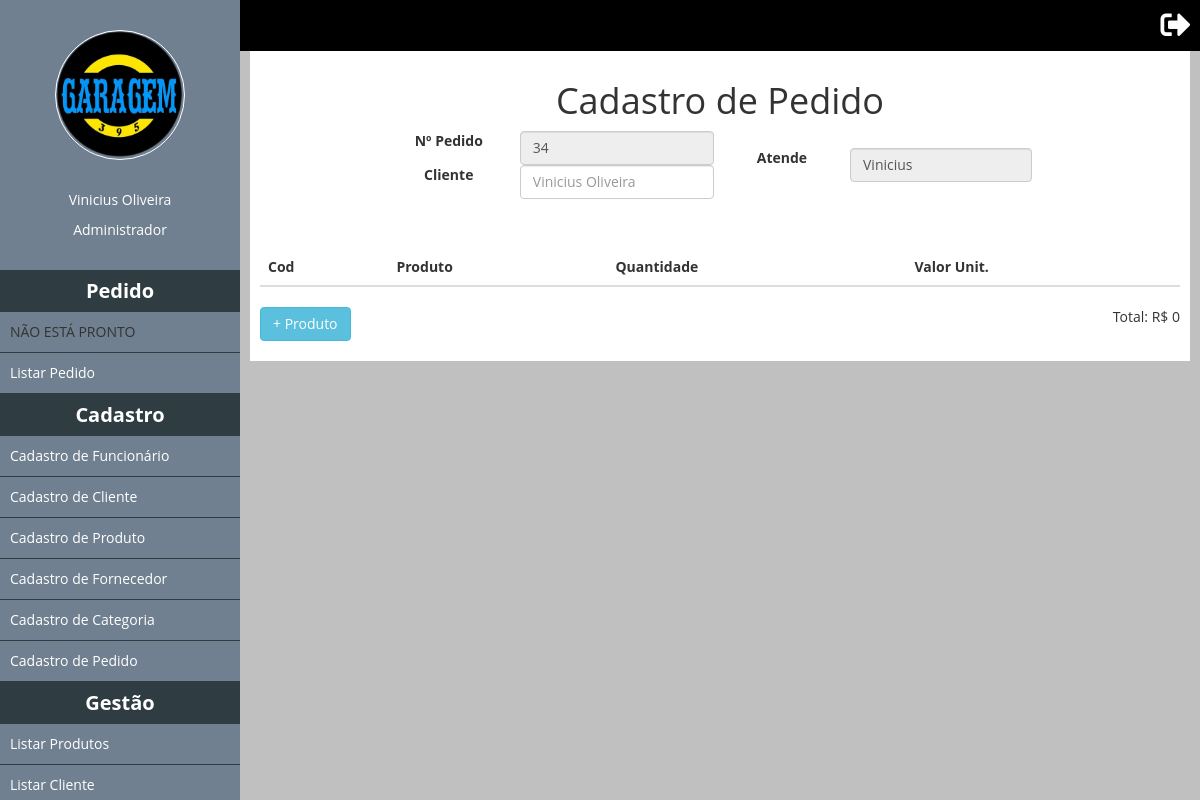
The page /CadastroPedido (signed in) on the database as committed earlier.
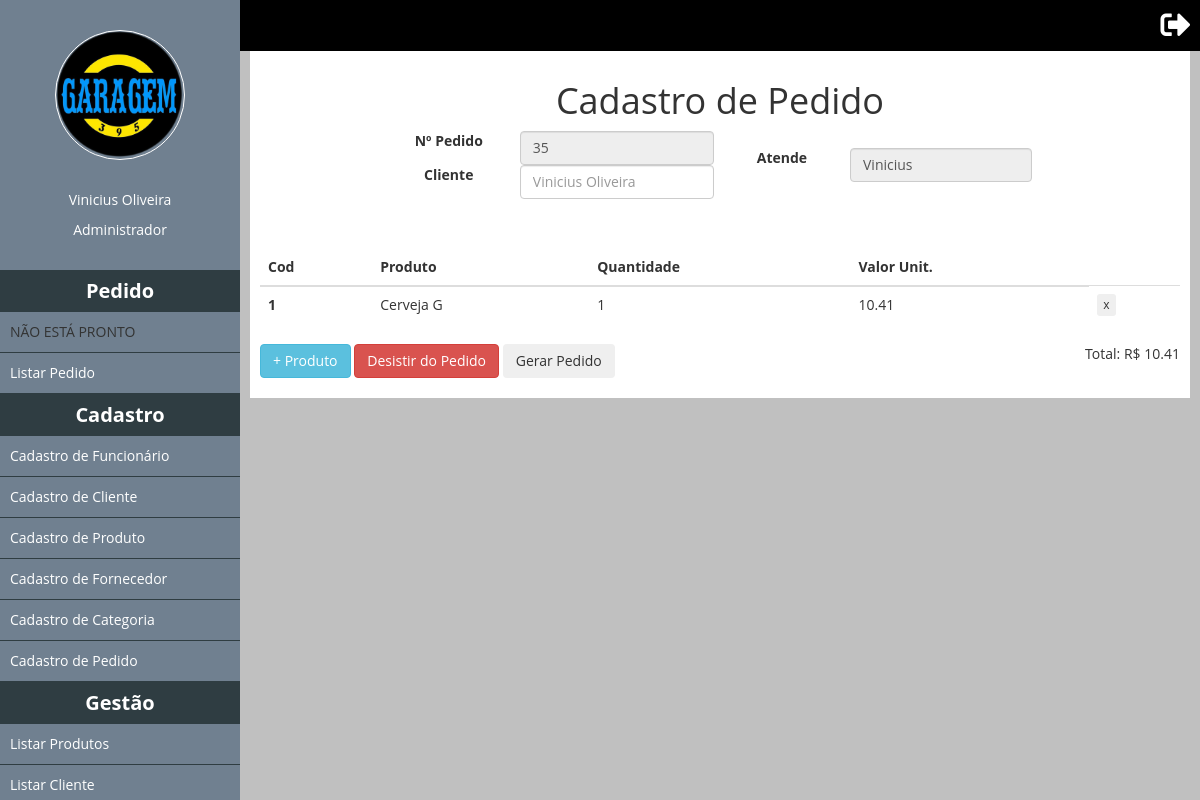
The same page on the database as committed later.
### tables this page shows
CREATE TABLE `tb_pedido` (
  `idpedido` int(11) NOT NULL,
  `cliente` varchar(200) DEFAULT 'Não informado',
  `id_funcionario` int(11) NOT NULL,
  `status` char(1) NOT NULL,
  `clienteCad` bit(1) NOT NULL,
  `total` decimal(10,2) NOT NULL
);

CREATE TABLE `tb_produto_pedido` (
  `id` int(11) NOT NULL,
  `qtd` int(11) NOT NULL,
  `id_pedido` int(11) NOT NULL,
  `id_produto` int(11) NOT NULL,
  `status` bit(1) NOT NULL
);

CREATE TABLE `tb_produto` (
  `idproduto` int(11) NOT NULL,
  `nome` varchar(255) NOT NULL,
  `id_categoria` int(1) NOT NULL,
  `estoque` int(11) NOT NULL,
  `preco_unit` decimal(10,2) NOT NULL,
  `id_fornecedor` int(11) NOT NULL,
  `status` bit(1) NOT NULL,
  `alerta_estoque` int(11) DEFAULT NULL
);

### classes/Mysql.php (called while the page is built)
<?php
	class Mysql
	{
		private static $pdo;
		public static function conectar(){
			if(self::$pdo == null){
				try{
					self::$pdo = new PDO('mysql:host='.HOST.';dbname='.DATABASE,USER,PASSWORD,array(PDO::MYSQL_ATTR_INIT_COMMAND => 'SET NAMES utf8'));
					self::$pdo->setAttribute(PDO::ATTR_ERRMODE,PDO::ERRMODE_EXCEPTION);
				}catch(Exception $e){
					echo '<h2>Erro ao conectar.</h2>';
				}
			}
			return self::$pdo;
		}
	}
?>

### pages/CadastroPedido.php (the view, shortened to what this page needs)
<div class="card-title mt-5 text-center">
   <h1>Cadastro de Pedido</h1>
   <table class="container-fluid">
   <tbody>
      <tr>
         <td>
            <?php
              $func = MySql::conectar()->prepare("
                  SELECT idfuncionario,nome
                  FROM tb_funcionario
                  WHERE idfuncionario = ?"
              );
              $func->execute(array(+$_SESSION['id']));
              $func = $func->fetch();
            $pedido = MySql::conectar()->prepare("
                SELECT *
                FROM tb_pedido
                WHERE status = 'C' AND id_funcionario = ?"
            );
            $pedido->execute(array(+$_SESSION['id']));
            if($pedido->rowCount() == 1){
              $pedido = $pedido->fetch();
            }
            ?>
            <form method="post" class="formatar">
               <fieldset>
                  <table>
                     <tr>
                        <td>
                           <div class="form-group">
                              <label class="col-md-4 control-label">Nº Pedido</label>
                              <div class="col-md-8 inputGroupContainer">
                              <input placeholder="Nome" name="nome" class="form-control" type="text" disabled value="<?php echo $pedido['idpedido'];?>"></div>
                           </div>
                           <div class="form-group">
                              <label class="col-md-4 control-label">Cliente</label>
                              <div class="col-md-8 inputGroupContainer">
                              <input placeholder="<?php echo $pedido['cliente'];?>" name="nome" class="form-control client" type="text"></div>
                           </div>
                        <td>
                           <div class="form-group">
                              <label class="col-md-4 control-label">Atende</label>
                              <div class="col-md-8 inputGroupContainer">
                              <input placeholder="Endereço" name="endereco" class="form-control" type="text" disabled value="<?php echo $func['nome'];?>"></div>
                           </div>
                     </tr>
                  </table>
               </fieldset>
            </form>
         </td>
      </tr>
   </tbody>
   </table>
</div>
<div class="w100 left" style="margin-top: 50px;">
   <table class="table" id="pedido">
     <thead class="thead-dark">
       <tr>
         <th scope="col">Cod</th>
         <th scope="col">Produto</th>
         <th scope="col">Quantidade</th>
         <th scope="col">Valor Unit.</th>
       </tr>
     </thead>
     <tbody>
      <?php
         $produto = MySql::conectar()->prepare("
              SELECT *
              FROM tb_produto_pedido PED
              INNER JOIN tb_produto PROD
              ON PROD.idproduto = PED.id_produto
              WHERE id_pedido = ? AND PED.status != 0"
          );
          $produto->execute(array($pedido['idpedido']));
          $total = 0;
          $produto = $produto->fetchAll();
          foreach ($produto as $key => $value):
            $total += $value['qtd'] * $value['preco_unit'];
        ?>
        <tr>
         <th scope="row"><?php echo $value['idproduto']?></th>
         <td><?php echo $value['nome']?>
         </td>
         <td><?php echo $value['qtd']?>
         </td>
         <td><?php echo $value['preco_unit']?></td>
                  <td>
                      <button class="btn btn-xs" title="Remover" type="submit">
                          x
                      </button>
                </td>
       </tr>
     <?php endforeach;
    ?>
     </tbody>
   </table>
   <button type="button" class="btn btn-info" data-toggle="modal" data-target="#myModal"  >+ Produto</button>
   <?php if($total != 0):?>
     <button type="button" class="btn btn-danger" data-toggle="modal" data-target="#ModalCancelarPed"  >Desistir do Pedido</button>
     <button type="button" class="btn" onclick="gerarPedido(<?php echo $pedido['idpedido'];?>)">Gerar Pedido</button>
     <?php endif;?>
   <p class="right">Total: R$ <?php echo $total;?></p>
</div>
      </div>
  </div>
</div>

Rows that differ between the two databases and show on the page:
no longer on this page (row edited): tb_pedido: nome "34", nome "Vinicius Oliveira"
added tb_pedido: nome "35", nome "Vinicius Oliveira"
added tb_produto_pedido: id_produto.idproduto "1", id_produto.nome "Cerveja G", qtd "1", id_produto.preco_unit "10.41"
Other text that changed with them:
$total: "0" → "10.41"
text now shown: "Desistir do Pedido Gerar Pedido"
